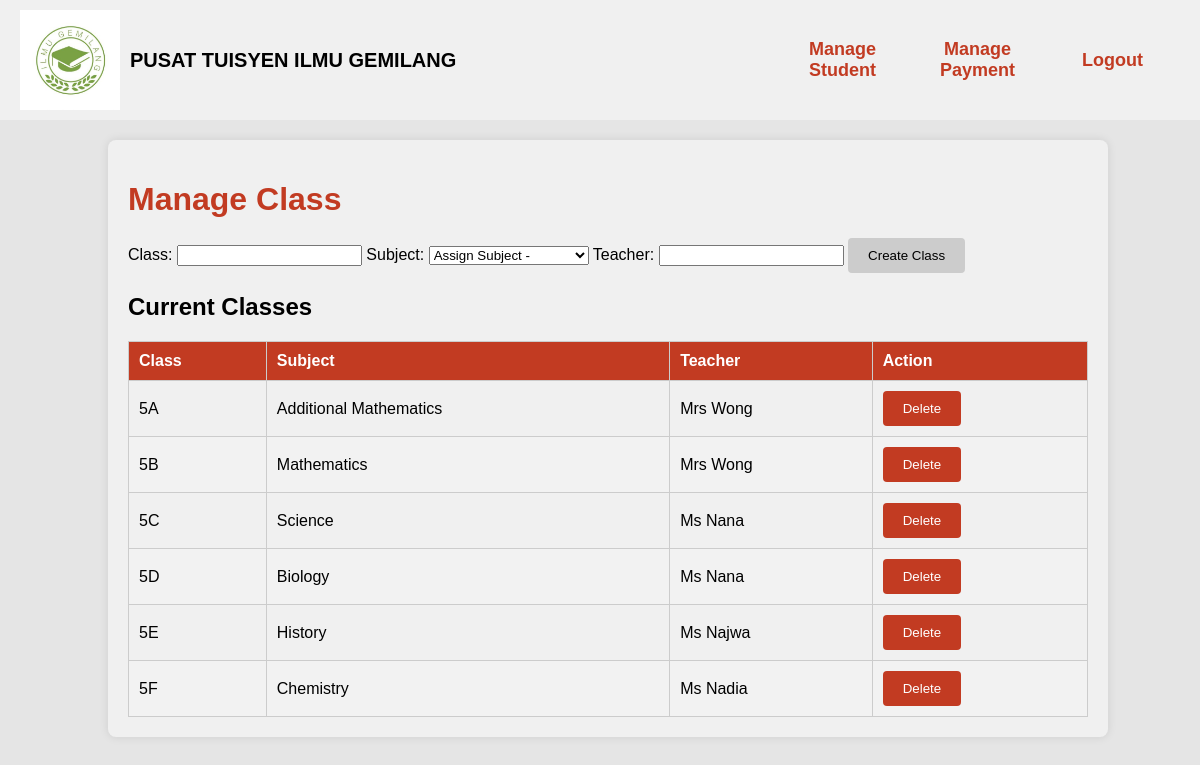
Page /ilmugemilang/manageclass/ on the committed database.
### ilmugemilang/models.py (models this page shows, shortened)
class Class(models.Model):
    studclass = models.CharField(max_length=30, primary_key=True)
    subject = models.CharField(max_length=100)
    teachername = models.CharField(max_length=250)

### ilmugemilang/views.py (the view, shortened to what this page needs)
# urls.py: path("manageclass/",views.manageclass,name="manageclass"),
def manageclass(request):
    classes = Class.objects.all()
    return render(request, 'manageclass.html', {'classes': classes})

### ilmugemilang/templates/manageclass.html (shortened to what this page needs)
<!DOCTYPE html>
{% load static %}
<html lang="en">
<head>
</head>
<body>
    <nav class="navbar">
        <div class="navbar-left">
            <img src="{% static 'image/tuisyenlogo.jpg' %}" class="logo">
            <span class="site-name">PUSAT TUISYEN ILMU GEMILANG</span>
        </div>
        <div class="navbar-right" id="navbar-right">
            <a href="{% url 'managestudent' %}">Manage Student</a>
            <a href="{% url 'managepayment' %}">Manage Payment</a>
            <a href="{% url 'logout' %}">Logout</a>
        </div>
    </nav>
    <div class="container">
        <h1>Manage Class</h1>
        <form id="class-form" method="POST">
            <label for="studclass">Class:</label>
            <input type="text" name="studclass" required>
            <label for="subject">Subject:</label>
            <select name="subject" id="subject-select" required>
                <option value="none">Assign Subject -</option>
            </select>
            <label for="teachername">Teacher:</label>
            <input type="text" name="teachername" required>
            <button type="submit">Create Class</button>
        </form>
        <h2>Current Classes</h2>
        <table>
            <thead>
                <tr>
                    <th>Class</th>
                    <th>Subject</th>
                    <th>Teacher</th>
                    <th>Action</th>
                </tr>
            </thead>
            <tbody>
                {% for cls in classes %}
                <tr>
                    <td>{{ cls.studclass }}</td>
                    <td>{{ cls.subject }}</td>
                    <td>{{ cls.teachername }}</td>
                    <td>
                        <form method="POST">
                            <button type="submit" onclick="return confirm('Are you sure you want to delete this class?')">Delete</button>
                        </form>
                    </td>
                </tr>
                {% empty %}
                <tr>
                    <td colspan="4">No classes available.</td>
                </tr>
                {% endfor %}
            </tbody>
        </table>
    </div>
</body>
</html>

### ilmugemilang/templates/manageclass.html (style rules this page uses)
body { font-family: Geneva, Verdana, sans-serif; margin: 0; background-color: #e5e5e5; }
.navbar { display: flex; justify-content: space-between; align-items: center; background-color: #f0f0f0; padding: 10px 20px; margin-bottom: 20px; position: relative; z-index: 10; }
.navbar-left { display: flex; align-items: center; }
.logo { width: 100px; height: 100px; margin-right: 10px; }
.site-name { color: black; font-size: 20px; font-weight: bold; }
.navbar-right { display: flex; align-items: center; transition: all 0.3s ease; }
.navbar-right a { color: #c23b22; text-decoration: none; font-weight: bold; text-align: center; width: 105px; font-size: 18px; padding: 10px 15px; border-radius: 5px; transition: background-color 0.3s ease, color 0.3s ease; }
.container { background-color: #f0f0f0; padding: 20px; margin-left: 9%; border-radius: 8px; box-shadow: 0 0 10px rgba(0, 0, 0, 0.1); width: 80%; }
h1 { color: #c23b22; margin-bottom: 20px; }
table { width: 100%; border-collapse: collapse; margin-top: 20px; }
th, td { border: 1px solid #ccc; padding: 10px; text-align: left; }
th { background-color: #c23b22; color: white; }
tr:nth-child(even) { background-color: #f2f2f2; }
button { padding: 10px 20px; border: none; border-radius: 4px; cursor: pointer; transition: background-color 0.3s ease, color 0.3s ease; }
#class-form button[type="submit"] { background-color: #ccc; color: black; }
form button[type="submit"] { background-color: #c23b22; color: white; }

### rows in the picture
Class: studclass "5A", subject "Additional Mathematics", teachername "Mrs Wong"
Class: studclass "5B", subject "Mathematics", teachername "Mrs Wong"
Class: studclass "5C", subject "Science", teachername "Ms Nana"
Class: studclass "5D", subject "Biology", teachername "Ms Nana"
Class: studclass "5E", subject "History", teachername "Ms Najwa"
Class: studclass "5F", subject "Chemistry", teachername "Ms Nadia"
